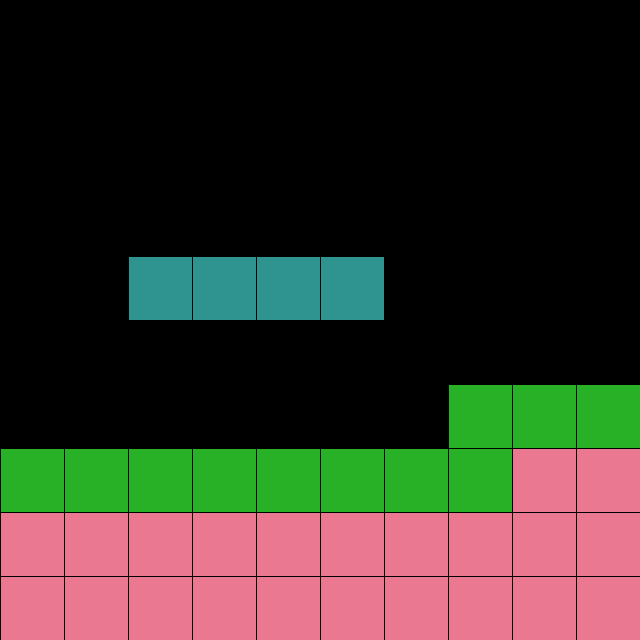

Rendered tile map (Tiled .tmx) drawn with the repository's tilesets; below, a short description and the map source with its tile grids summarised:
An orthogonal 10x10 tile map with 64x64 px tiles, 1 tile layer (Tile Layer 1).

<map version="1.10" tiledversion="1.10.2" orientation="orthogonal" renderorder="right-down" width="10" height="10" tilewidth="64" tileheight="64" infinite="0" nextlayerid="2" nextobjectid="1">
 <tileset firstgid="1" source="tiles.tsx" />
 <layer id="1" name="Tile Layer 1" width="10" height="10">
  <data>[100 cells, 37 non-empty, 3 distinct tile ids]</data>
 </layer>
</map>
